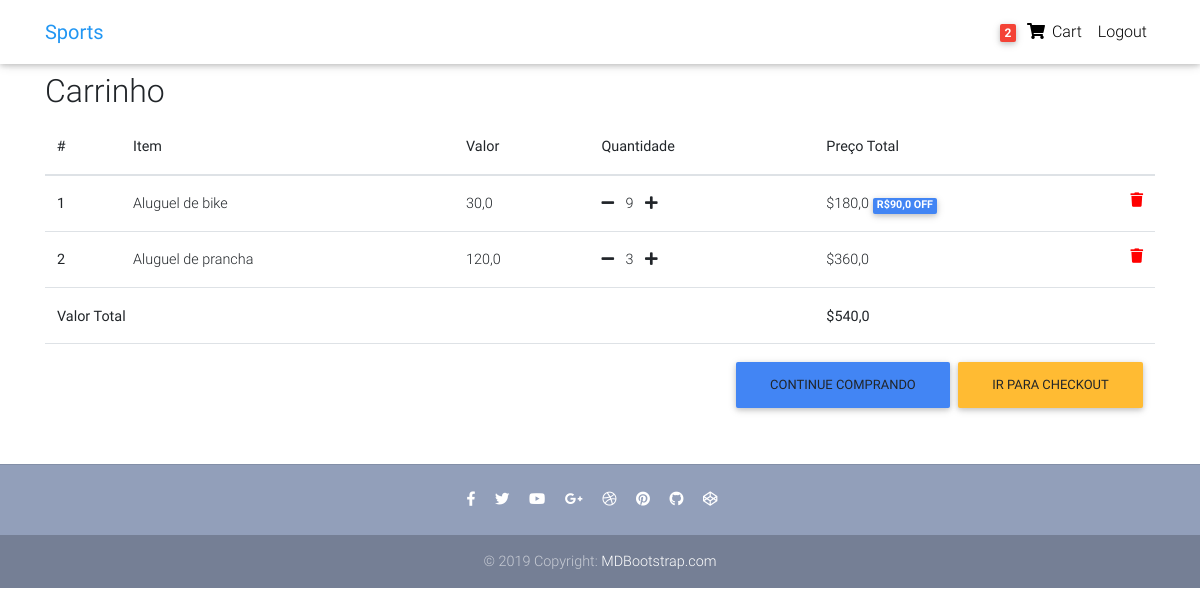
Page /order-summary/ (signed in) on the committed database.
### core/models.py (models this page shows, shortened)
class Order(models.Model):
    user = models.ForeignKey(settings.AUTH_USER_MODEL,
                             on_delete=models.CASCADE)
    ref_code = models.CharField(max_length=20, blank=True, null=True)
    items = models.ManyToManyField(OrderItem)
    start_date = models.DateTimeField(auto_now_add=True)
    ordered_date = models.DateTimeField()
    ordered = models.BooleanField(default=False)
    shipping_address = models.ForeignKey(
        'Address', related_name='shipping_address', on_delete=models.SET_NULL, blank=True, null=True)
    billing_address = models.ForeignKey(
        'Address', related_name='billing_address', on_delete=models.SET_NULL, blank=True, null=True)
    payment = models.ForeignKey(
        'Payment', on_delete=models.SET_NULL, blank=True, null=True)
    coupon = models.ForeignKey(
        'Coupon', on_delete=models.SET_NULL, blank=True, null=True)
    being_delivered = models.BooleanField(default=False)
    received = models.BooleanField(default=False)
    refund_requested = models.BooleanField(default=False)
    refund_granted = models.BooleanField(default=False)
    '''
    1. Item added to cart
    2. Adding a billing address
    (Failed checkout)
    3. Payment
    (Preprocessing, processing, packaging etc.)
    4. Being delivered
    5. Received
    6. Refunds
    '''
    def get_total(self):
        total = 0
        for order_item in self.items.all():
            total += order_item.get_final_price()
        if self.coupon:
            total -= self.coupon.amount
        return total
    class Meta:
        verbose_name_plural = 'Pedidos'

class OrderItem(models.Model):
    user = models.ForeignKey(settings.AUTH_USER_MODEL,
                             on_delete=models.CASCADE)
    ordered = models.BooleanField(default=False)
    item = models.ForeignKey(Item, on_delete=models.CASCADE)
    quantity = models.IntegerField(default=1)
    def get_total_item_price(self):
        return self.quantity * self.item.price
    def get_total_discount_item_price(self):
        return self.quantity * self.item.discount_price
    def get_amount_saved(self):
        return self.get_total_item_price() - self.get_total_discount_item_price()
    def get_final_price(self):
        if self.item.discount_price:
            return self.get_total_discount_item_price()
        return self.get_total_item_price()

class Item(models.Model):
    title = models.CharField(max_length=100)
    price = models.FloatField()
    discount_price = models.FloatField(blank=True, null=True)
    category = models.CharField(choices=CATEGORY_CHOICES, max_length=2)
    label = models.CharField(choices=LABEL_CHOICES, max_length=1)
    slug = models.SlugField()
    description = models.TextField()
    image = models.ImageField()

### core/views.py (the view)
# urls.py: path('order-summary/', OrderSummaryView.as_view(), name='order-summary'),
class OrderSummaryView(LoginRequiredMixin, View):
    def get(self, *args, **kwargs):
        try:
            order = Order.objects.get(user=self.request.user, ordered=False)
            context = {
                'object': order
            }
            return render(self.request, 'order_summary.html', context)
        except ObjectDoesNotExist:
            messages.warning(self.request, "Você ainda não tem um pedido em andamento")
            return redirect("/")

### core/templatetags/cart_template_tags.py (called while the page is built)
@register.filter
def cart_item_count(user):
    if user.is_authenticated:
        qs = Order.objects.filter(user=user, ordered=False)
        if qs.exists():
            return qs[0].items.count()
    return 0

### templates/order_summary.html (shortened to what this page needs)
{% extends "base.html" %}
{% block content %}
  <main>
    <div class="container">
    <div class="table-responsive text-nowrap">
    <h2>Carrinho</h2>
    <table class="table">
        <thead>
        <tr>
            <th scope="col">#</th>
            <th scope="col">Item </th>
            <th scope="col">Valor</th>
            <th scope="col">Quantidade</th>
            <th scope="col">Preço Total</th>
        </tr>
        </thead>
        <tbody>
        {% for order_item in object.items.all %}
        <tr>
            <th scope="row">{{ forloop.counter }}</th>
            <td>{{ order_item.item.title }}</td>
            <td>{{ order_item.item.price }}</td>
            <td>
                <a href="{% url 'core:remove-single-item-from-cart' order_item.item.slug %}"><i class="fas fa-minus mr-2"></i></a>
                {{ order_item.quantity }}
                <a href="{% url 'core:add-to-cart' order_item.item.slug %}"><i class="fas fa-plus ml-2"></i></a>
            </td>
            <td>
            {% if order_item.item.discount_price %}
                ${{ order_item.get_total_discount_item_price }}
                <span class="badge badge-primary">R${{ order_item.get_amount_saved }} OFF</span>
            {% else %}
                ${{ order_item.get_total_item_price }}
            {% endif %}
            <a style='color: red;' href="{% url 'core:remove-from-cart' order_item.item.slug %}">
                <i class="fas fa-trash float-right"></i>
            </a>
            </td>
        </tr>
        {% endfor %}
        {% if object.get_total %}
        <tr>
            <td colspan="4"><b>Valor Total</b></td>
            <td><b>${{ object.get_total }}</b></td>
        </tr>
        <tr>
            <td colspan="5">
            <a class='btn btn-warning float-right ml-2' href='/checkout/'>Ir para checkout</a>
            <a class='btn btn-primary float-right' href='/'>Continue comprando</a>
            </td>
        </tr>
        {% endif %}
        </tbody>
    </table>
    </div>
    </div>
  </main>
{% endblock content %}

### templates/base.html (shortened to what this page needs)
{% load static %}
<!DOCTYPE html>
<html lang="en">
<head>
  <link rel="stylesheet" href="https://use.fontawesome.com/releases/v5.8.1/css/all.css">
  <link href="{% static 'css/bootstrap.min.css' %}" rel="stylesheet">
  <link href="{% static 'css/mdb.min.css' %}" rel="stylesheet">
  <link href="{% static 'css/style.min.css' %}" rel="stylesheet">
</head>
{% include "navbar.html" %}
<body>
    <div class="mt-5 pt-4">
    </div>
    {% block content %}
    {% endblock content %}
    {% include "footer.html" %}
</body>
</html>

### templates/navbar.html (shortened to what this page needs)
{% load cart_template_tags %}
<nav class="navbar fixed-top navbar-expand-lg navbar-light white scrolling-navbar">
    <div class="container">
      <a class="navbar-brand waves-effect" href="/">
        <strong class="blue-text">Sports</strong>
      </a>
      <div class="collapse navbar-collapse" id="navbarSupportedContent">
        <ul class="navbar-nav nav-flex-icons">
          {% if request.user.is_authenticated %}
          <li class="nav-item">
            <a href="{% url 'core:order-summary' %}" class="nav-link waves-effect">
              <span class="badge red z-depth-1 mr-1"> {{ request.user|cart_item_count }} </span>
              <i class="fas fa-shopping-cart"></i>
              <span class="clearfix d-none d-sm-inline-block"> Cart </span>
            </a>
          </li>
          <li class="nav-item">
            <a class="nav-link waves-effect" href="{% url 'account_logout' %}">
              <span class="clearfix d-none d-sm-inline-block"> Logout </span>
            </a>
          </li>
          {% endif %}
        </ul>
      </div>
    </div>
  </nav>

### templates/footer.html
<footer class="page-footer text-center font-small mt-4 wow fadeIn">
    <hr class="my-4">
    <div class="pb-4">
      <a href="https://www.facebook.com/mdbootstrap" target="_blank">
        <i class="fab fa-facebook-f mr-3"></i>
      </a>
      <a href="https://twitter.com/MDBootstrap" target="_blank">
        <i class="fab fa-twitter mr-3"></i>
      </a>
      <a href="https://www.youtube.com/watch?v=7MUISDJ5ZZ4" target="_blank">
        <i class="fab fa-youtube mr-3"></i>
      </a>
      <a href="https://plus.google.com/u/0/b/107863090883699620484" target="_blank">
        <i class="fab fa-google-plus-g mr-3"></i>
      </a>
      <a href="https://dribbble.com/mdbootstrap" target="_blank">
        <i class="fab fa-dribbble mr-3"></i>
      </a>
      <a href="https://pinterest.com/mdbootstrap" target="_blank">
        <i class="fab fa-pinterest mr-3"></i>
      </a>
      <a href="https://github.com/mdbootstrap/bootstrap-material-design" target="_blank">
        <i class="fab fa-github mr-3"></i>
      </a>
      <a href="http://codepen.io/mdbootstrap/" target="_blank">
        <i class="fab fa-codepen mr-3"></i>
      </a>
    </div>
    <div class="footer-copyright py-3">
      © 2019 Copyright:
      <a href="https://mdbootstrap.com/education/bootstrap/" target="_blank"> MDBootstrap.com </a>
    </div>
  </footer>

### templates/scripts.html (shortened to what this page needs)
{% load static %}

### templates/base.html (style rules this page uses)
html, body, header, .carousel { height: 60vh; }

### rows in the picture
OrderItem: item "Aluguel de bike", item.price "30,0", quantity "9", get_total_discount_item_price "180,0", get_amount_saved "90,0"
OrderItem: item "Aluguel de prancha", item.price "120,0", quantity "3", get_total_item_price "360,0"
Order: get_total "540,0"

### other values in the picture
{{ request.user|cart_item_count }} "2"
